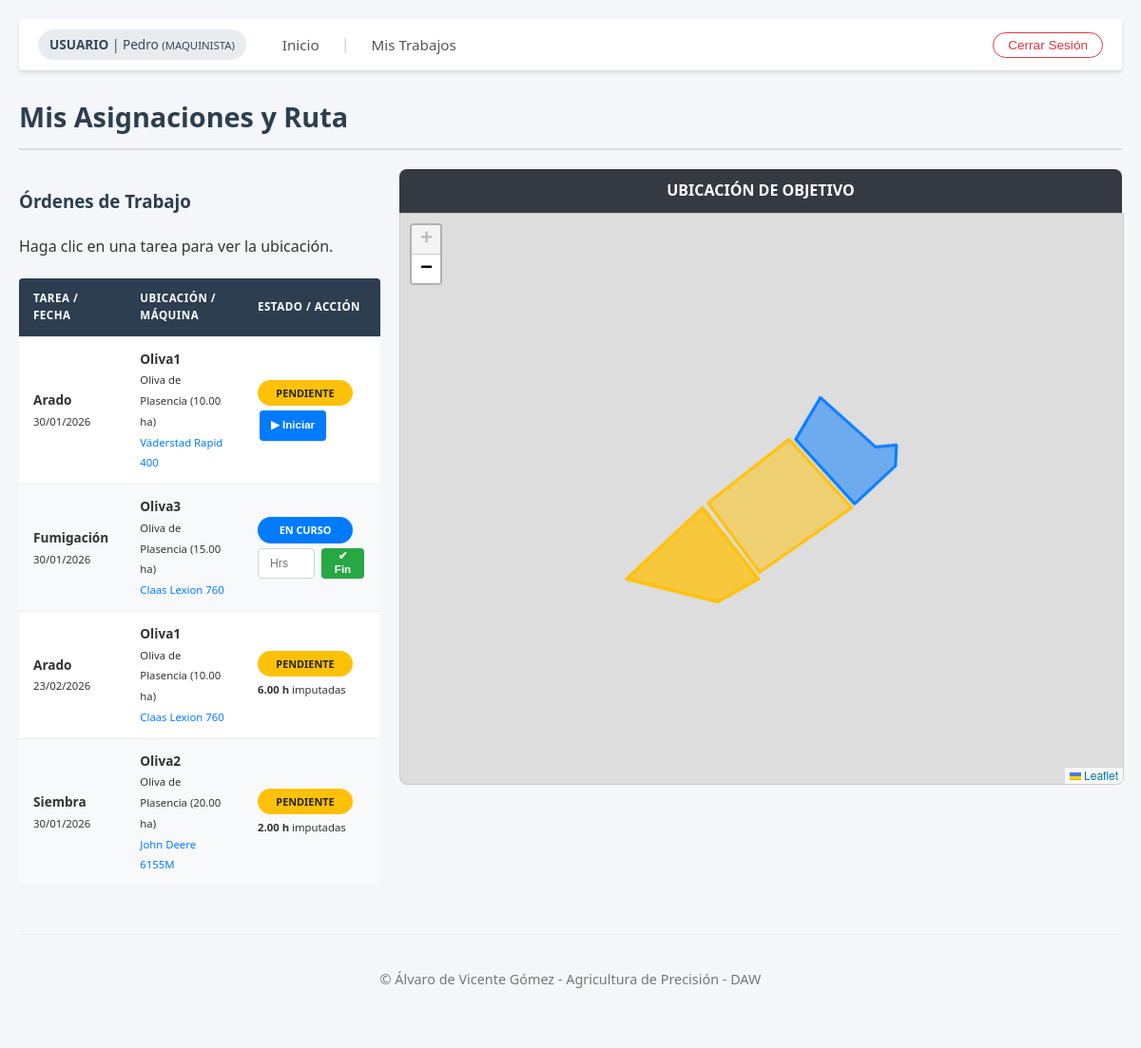
Page /mis_trabajos.php (signed in) on the committed database.
### tables this page shows
CREATE TABLE `trabajos` (
  `codigo_trabajo` int(11) NOT NULL AUTO_INCREMENT,
  `tipo_trabajo` varchar(50) NOT NULL,
  `estado` int(11) DEFAULT 0 COMMENT '0=Pendiente, 1=En Curso, 2=Finalizado',
  `fecha_solicitud` date NOT NULL,
  `codigo_parcela` int(11) NOT NULL,
  `codigo_maquina` int(11) DEFAULT NULL,
  `login_maquinista` varchar(50) DEFAULT NULL,
  `horas_reales` decimal(5,2) DEFAULT 0.00,
  PRIMARY KEY (`codigo_trabajo`),
  KEY `codigo_parcela` (`codigo_parcela`),
  KEY `codigo_maquina` (`codigo_maquina`),
  KEY `login_maquinista` (`login_maquinista`),
  CONSTRAINT `trabajos_ibfk_1` FOREIGN KEY (`codigo_parcela`) REFERENCES `parcelas` (`codigo_parcela`) ON DELETE CASCADE,
  CONSTRAINT `trabajos_ibfk_2` FOREIGN KEY (`codigo_maquina`) REFERENCES `maquinas` (`codigo_maquina`) ON UPDATE CASCADE,
  CONSTRAINT `trabajos_ibfk_3` FOREIGN KEY (`login_maquinista`) REFERENCES `usuarios` (`login`) ON UPDATE CASCADE
);

CREATE TABLE `parcelas` (
  `codigo_parcela` int(11) NOT NULL AUTO_INCREMENT,
  `login_agricultor` varchar(50) DEFAULT NULL,
  `nombre` varchar(100) NOT NULL,
  `poligono` varchar(20) DEFAULT NULL,
  `referencia_catastral` varchar(50) DEFAULT NULL,
  `hectareas` decimal(10,2) DEFAULT NULL,
  `municipio` varchar(50) DEFAULT NULL,
  `latitud` decimal(10,6) DEFAULT NULL COMMENT 'Centroide Lat',
  `longitud` decimal(10,6) DEFAULT NULL COMMENT 'Centroide Lon',
  `borde_poligono` longtext DEFAULT NULL COMMENT 'Coordenadas GeoJSON',
  PRIMARY KEY (`codigo_parcela`),
  KEY `login_agricultor` (`login_agricultor`),
  CONSTRAINT `parcelas_ibfk_1` FOREIGN KEY (`login_agricultor`) REFERENCES `usuarios` (`login`) ON DELETE CASCADE
);

CREATE TABLE `maquinas` (
  `codigo_maquina` int(11) NOT NULL AUTO_INCREMENT,
  `nombre` varchar(100) NOT NULL,
  `matricula` varchar(20) NOT NULL,
  `tipo_maquina` varchar(50) NOT NULL COMMENT 'Tractor, Cosechadora, etc.',
  `precio_hora` decimal(10,2) NOT NULL COMMENT 'Tarifa base por hora de uso',
  PRIMARY KEY (`codigo_maquina`)
);

### mis_trabajos.php (the view, shortened to what this page needs)
<?php
require("conexion.php");
$mi_login = $_SESSION['usuario'];
include("includes/header.php");
?>
<h1>Mis Asignaciones y Ruta</h1>
<div class="contenedor-mapa">
    <div class="col-form" style="overflow-y: auto; max-height: 80vh;">
        <h3>Órdenes de Trabajo</h3>
        <p>Haga clic en una tarea para ver la ubicación.</p>
        <table style="font-size: 0.85em;">
            <thead>
                <tr>
                    <th>Tarea / Fecha</th>
                    <th>Ubicación / Máquina</th>
                    <th>Estado / Acción</th>
                </tr>
            </thead>
            <tbody>
                <?php
                $sql = "SELECT t.*, p.nombre as nom_par, p.municipio, p.hectareas, p.borde_poligono, m.nombre as nom_maq
                        FROM trabajos t
                        JOIN parcelas p ON t.codigo_parcela = p.codigo_parcela
                        JOIN maquinas m ON t.codigo_maquina = m.codigo_maquina
                        WHERE t.login_maquinista = '$mi_login'
                        ORDER BY t.estado ASC, t.fecha_solicitud DESC";
                $res = mysqli_query($conexion, $sql);
                while ($fila = mysqli_fetch_array($res)) {
                    $css_est = "estado-pendiente";
                    $txt_est = "PENDIENTE";
                    if ($fila['estado'] == 1) {
                        $css_est = "estado-curso";
                        $txt_est = "EN CURSO";
                    }
                    echo "<tr style='cursor:pointer;' onclick='focalizarTrabajo(" . $fila['codigo_trabajo'] . ")'>";
                    echo "<td><b>" . $fila['tipo_trabajo'] . "</b><br><small>" . date("d/m/Y", strtotime($fila['fecha_solicitud'])) . "</small></td>";
                    echo "<td><b>" . $fila['nom_par'] . "</b><br><small>" . $fila['municipio'] . " (" . $fila['hectareas'] . " ha)</small><br><small style='color:#007bff;'>" . $fila['nom_maq'] . "</small></td>";
                    echo "<td onclick='event.stopPropagation();'>";
                    echo "<span class='etiqueta-estado $css_est' style='margin-bottom:5px; display:inline-block;'>$txt_est</span><br>";
                    echo "<div class='flex-acciones'>";
                    if ($fila['estado'] == 0) {
                        echo "<form method='POST' style='margin:0;'>
                                <input type='hidden' name='id_trabajo' value='" . $fila['codigo_trabajo'] . "'>
                                <input type='hidden' name='accion' value='iniciar'>
                                <button type='submit' class='btn-accion btn-azul-oscuro'>▶ Iniciar</button>
                              </form>";
                    } elseif ($fila['estado'] == 1) {
                        echo "<form method='POST' style='margin:0; display:flex; align-items:center;'>
                                <input type='hidden' name='id_trabajo' value='" . $fila['codigo_trabajo'] . "'>
                                <input type='hidden' name='accion' value='finalizar'>
                                <input type='number' name='horas_reales' class='input-mini' placeholder='Hrs' step='0.5' min='0.5' required>
                                <button type='submit' class='btn-accion btn-verde'>✔ Fin</button>
                              </form>";
                    } else {
                        echo "<small><b>" . $fila['horas_reales'] . " h</b> imputadas</small>";
                    }
                    echo "</div></td>";
                    echo "</tr>";
                }
                ?>
            </tbody>
        </table>
    </div>
    <div class="col-visor">
        <div class="herramientas-mapa" style="background: #343a40;">UBICACIÓN DE OBJETIVO</div>
        <div id="mapa"></div>
    </div>
</div>
<?php include("includes/footer.php"); ?>

### includes/header.php (shortened to what this page needs)
<!DOCTYPE html>
<html lang="es">
    <head>
        <link rel="stylesheet" href="css/estilos.css">
        <link rel="stylesheet" href="https://unpkg.com/leaflet@1.9.4/dist/leaflet.css"
/>
    </head>
    <body>
        <div class="contenedor-principal">
            <?php
            include("menu.php");
            ?>
            <div class="contenido-pagina">

### menu.php (shortened to what this page needs)
<?php
$nombre_usuario = $_SESSION['nombre'];
$tipo_usuario = $_SESSION['tipo'];
$roles_texto = array(
    0 => "ADMINISTRADOR",
    1 => "MAQUINISTA",
    2 => "AGRICULTOR"
);
$rol_actual = isset($roles_texto[$tipo_usuario]) ? $roles_texto[$tipo_usuario] : "USUARIO";
?>
<nav class="barra-navegacion">
    <div class="nav-izquierda">
        <div class="info-usuario">
            <strong>USUARIO</strong> |
            <?php echo $nombre_usuario; ?>
            <small>(<?php echo $rol_actual; ?>)</small>
        </div>
        <a href="inicio.php">Inicio</a>
        <?php if ($tipo_usuario == 1) { ?>
            <span class="separador">|</span>
            <a href="mis_trabajos.php">Mis Trabajos</a>
        <?php } ?>
    </div>
    <div class="nav-derecha">
        <form action="logout.php" method="POST" style="margin:0;">
            <input type="submit" value="Cerrar Sesión" class="btn-salir">
        </form>
    </div>
</nav>

### includes/footer.php (shortened to what this page needs)
</div> </div> <footer style="margin-top: 50px; text-align: center; color: #777; font-size: 0.9em; padding: 20px; border-top: 1px solid #eee;">
    <p>&copy; Álvaro de Vicente Gómez - Agricultura de Precisión - DAW </p>
</footer>
</body>
</html>

### css/estilos.css (style rules this page uses)
:root { --color-primario: #2c3e50; --color-secundario: #34495e; --color-acento: #28a745; --color-acento-hover: #218838; --color-peligro: #dc3545; --color-fondo: #f4f6f9; --color-blanco: #ffffff; --color-texto: #333333; --bg-pendiente: #fff3cd; --txt-pendiente: #856404; --bg-curso: #d1ecf1; --txt-curso: #0c5460; --bg-final: #d4edda; --txt-final: #155724; --radio-borde: 4px; --sombra-suave: 0 2px 4px rgba(0,0,0,0.1); }
body { font-family: 'Segoe UI', Tahoma, Geneva, Verdana, sans-serif; margin: 0; padding: 20px; background: var(--color-fondo); color: var(--color-texto); line-height: 1.6; }
h1, h2, h3 { color: var(--color-primario); margin-bottom: 20px; }
h1 { border-bottom: 2px solid #ddd; padding-bottom: 10px; font-size: 1.8em; }
a { text-decoration: none; color: #007bff; }
.barra-navegacion { background-color: var(--color-blanco); border-bottom: 1px solid #ddd; margin-bottom: 25px; padding: 10px 20px; display: flex; justify-content: space-between; align-items: center; box-shadow: var(--sombra-suave); border-radius: var(--radio-borde); }
.nav-izquierda { display: flex; align-items: center; gap: 15px; flex-wrap: wrap; }
.nav-izquierda a { color: #555; font-weight: 500; font-size: 0.95em; padding: 5px 8px; border-radius: 4px; transition: background 0.2s, color 0.2s; }
.info-usuario { background: #e9ecef; padding: 5px 12px; border-radius: 20px; font-size: 0.85em; margin-right: 15px; color: var(--color-secundario); }
.separador { color: #ccc; }
.btn-salir { background-color: transparent !important; color: var(--color-peligro) !important; border: 1px solid var(--color-peligro) !important; padding: 5px 15px !important; font-size: 0.85em !important; border-radius: 20px !important; }
input[type=text], input[type=password], input[type=email], input[type=date], input[type=number], select { width: 100%; padding: 10px; margin: 5px 0 15px 0; border: 1px solid #ced4da; border-radius: var(--radio-borde); box-sizing: border-box; font-size: 1em; }
input[type=submit], button { background-color: var(--color-acento); color: white; padding: 10px 20px; border: none; border-radius: var(--radio-borde); cursor: pointer; font-size: 1em; transition: background 0.3s; }
table { width: 100%; border-collapse: collapse; margin-top: 20px; background: var(--color-blanco); box-shadow: var(--sombra-suave); border-radius: var(--radio-borde); overflow: hidden; }
th, td { border-bottom: 1px solid #eee; padding: 12px 15px; text-align: left; vertical-align: middle; }
th { background-color: var(--color-primario); color: white; font-weight: 600; text-transform: uppercase; font-size: 0.85em; letter-spacing: 0.5px; }
tr:nth-child(even) { background-color: #f8f9fa; }
.dashboard, .dashboard-agri, .contenedor-mapa { display: flex; gap: 20px; flex-wrap: wrap; }
.col-form { flex: 1; min-width: 300px; }
.col-visor { flex: 2; min-width: 400px; }
#mapa { height: 600px; width: 100%; border: 1px solid #ccc; border-radius: 0 0 8px 8px; }
.herramientas-mapa { background: var(--color-primario); color: white; padding: 10px; text-align: center; border-radius: 8px 8px 0 0; font-weight: bold; }
.etiqueta-estado { padding: 5px 10px; border-radius: 15px; font-size: 0.8em; font-weight: bold; text-transform: uppercase; display: inline-block; min-width: 80px; text-align: center; }
.estado-pendiente { background-color: #ffc107; color: #212529; }
.estado-curso { background-color: #007bff; color: white; }
.flex-acciones { display: flex; gap: 5px; justify-content: flex-start; align-items: center; }
.btn-accion { display: inline-flex; align-items: center; justify-content: center; padding: 6px 12px !important; border: none; border-radius: 4px; font-size: 0.85em !important; font-weight: 600; text-decoration: none !important; cursor: pointer; transition: all 0.2s ease-in-out; color: white !important; line-height: 1.2; box-shadow: 0 1px 2px rgba(0,0,0,0.1); height: 32px; margin: 0 2px; }
.btn-pagar, .btn-verde { background-color: #28a745 !important; }
.btn-azul-oscuro { background-color: #007bff !important; }
.input-mini { width: 60px !important; padding: 5px !important; margin: 0 5px 0 0 !important; height: 32px !important; font-size: 0.9em !important; text-align: center; border: 1px solid #ced4da; border-radius: 4px; display: inline-block; }

### rows in the picture
trabajos: tipo_trabajo "Arado", fecha_solicitud "30/01/2026", codigo_parcela.nombre "Oliva1", codigo_parcela.municipio "Oliva de Plasencia", codigo_parcela.hectareas "10.00", codigo_maquina.nombre "Väderstad Rapid 400", txt_est "PENDIENTE"
trabajos: tipo_trabajo "Fumigación", fecha_solicitud "30/01/2026", codigo_parcela.nombre "Oliva3", codigo_parcela.municipio "Oliva de Plasencia", codigo_parcela.hectareas "15.00", codigo_maquina.nombre "Claas Lexion 760", estado "EN CURSO"
trabajos: tipo_trabajo "Arado", fecha_solicitud "23/02/2026", codigo_parcela.nombre "Oliva1", codigo_parcela.municipio "Oliva de Plasencia", codigo_parcela.hectareas "10.00", codigo_maquina.nombre "Claas Lexion 760", txt_est "PENDIENTE", horas_reales "6.00"
trabajos: tipo_trabajo "Siembra", fecha_solicitud "30/01/2026", codigo_parcela.nombre "Oliva2", codigo_parcela.municipio "Oliva de Plasencia", codigo_parcela.hectareas "20.00", codigo_maquina.nombre "John Deere 6155M", txt_est "PENDIENTE", horas_reales "2.00"

### other values in the picture
$nombre_usuario "Pedro"
$rol_actual "MAQUINISTA"
